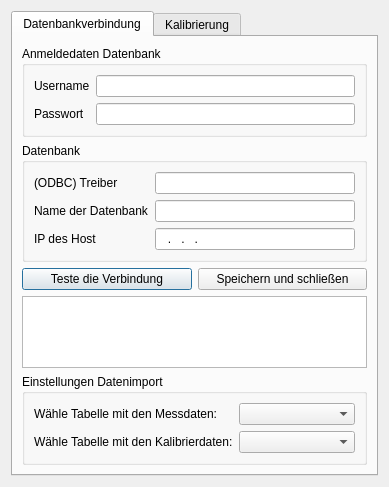
<?xml version="1.0" encoding="UTF-8"?>
<ui version="4.0">
 <class>dlgispindeleinstellung</class>
 <widget class="QDialog" name="dlgispindeleinstellung">
  <property name="geometry">
   <rect>
    <x>0</x>
    <y>0</y>
    <width>351</width>
    <height>454</height>
   </rect>
  </property>
  <property name="sizePolicy">
   <sizepolicy hsizetype="Preferred" vsizetype="Preferred">
    <horstretch>0</horstretch>
    <verstretch>0</verstretch>
   </sizepolicy>
  </property>
  <property name="windowTitle">
   <string>Einstellungen iSpindel</string>
  </property>
  <layout class="QVBoxLayout" name="verticalLayout_3">
   <item>
    <widget class="QTabWidget" name="tabWidget">
     <property name="enabled">
      <bool>true</bool>
     </property>
     <property name="currentIndex">
      <number>0</number>
     </property>
     <widget class="QWidget" name="tab">
      <property name="enabled">
       <bool>true</bool>
      </property>
      <attribute name="title">
       <string>Datenbankverbindung</string>
      </attribute>
      <layout class="QVBoxLayout" name="verticalLayout_2">
       <item>
        <widget class="QGroupBox" name="groupBox_2">
         <property name="sizePolicy">
          <sizepolicy hsizetype="Preferred" vsizetype="Maximum">
           <horstretch>0</horstretch>
           <verstretch>0</verstretch>
          </sizepolicy>
         </property>
         <property name="title">
          <string>Anmeldedaten Datenbank</string>
         </property>
         <layout class="QFormLayout" name="formLayout_2">
          <item row="0" column="0">
           <widget class="QLabel" name="label_3">
            <property name="text">
             <string>Username</string>
            </property>
           </widget>
          </item>
          <item row="0" column="1">
           <widget class="QLineEdit" name="lineEdit_DbUsername">
            <property name="text">
             <string/>
            </property>
           </widget>
          </item>
          <item row="1" column="0">
           <widget class="QLabel" name="label_4">
            <property name="text">
             <string>Passwort</string>
            </property>
           </widget>
          </item>
          <item row="1" column="1">
           <widget class="QLineEdit" name="lineEdit_DbPassword">
            <property name="text">
             <string/>
            </property>
            <property name="echoMode">
             <enum>QLineEdit::Password</enum>
            </property>
           </widget>
          </item>
         </layout>
        </widget>
       </item>
       <item>
        <widget class="QGroupBox" name="groupBox_3">
         <property name="title">
          <string>Datenbank</string>
         </property>
         <layout class="QFormLayout" name="formLayout">
          <item row="1" column="0">
           <widget class="QLabel" name="label_2">
            <property name="text">
             <string>Name der Datenbank</string>
            </property>
           </widget>
          </item>
          <item row="1" column="1">
           <widget class="QLineEdit" name="lineEdit_NameDatabase">
            <property name="text">
             <string/>
            </property>
           </widget>
          </item>
          <item row="3" column="0">
           <widget class="QLabel" name="label">
            <property name="text">
             <string>IP des Host</string>
            </property>
           </widget>
          </item>
          <item row="3" column="1">
           <widget class="QLineEdit" name="lineEdit_IpDatabase">
            <property name="inputMask">
             <string>000.000.000.000</string>
            </property>
            <property name="text">
             <string>...</string>
            </property>
           </widget>
          </item>
          <item row="0" column="0">
           <widget class="QLabel" name="label_5">
            <property name="text">
             <string>(ODBC) Treiber</string>
            </property>
           </widget>
          </item>
          <item row="0" column="1">
           <widget class="QLineEdit" name="lineEdit_OdbcTreiber">
            <property name="text">
             <string/>
            </property>
           </widget>
          </item>
         </layout>
        </widget>
       </item>
       <item>
        <layout class="QHBoxLayout" name="horizontalLayout">
         <item>
          <widget class="QPushButton" name="btnTestConnection">
           <property name="text">
            <string>Teste die Verbindung</string>
           </property>
          </widget>
         </item>
         <item>
          <widget class="QPushButton" name="btnSaveClose">
           <property name="text">
            <string>Speichern und schließen</string>
           </property>
          </widget>
         </item>
        </layout>
       </item>
       <item>
        <widget class="QTextBrowser" name="textBrowser">
         <property name="enabled">
          <bool>true</bool>
         </property>
        </widget>
       </item>
       <item>
        <widget class="QGroupBox" name="groupBox">
         <property name="title">
          <string>Einstellungen Datenimport</string>
         </property>
         <layout class="QVBoxLayout" name="verticalLayout">
          <item>
           <layout class="QFormLayout" name="formLayout_3">
            <item row="1" column="1">
             <widget class="QComboBox" name="comboBox_TabelleKalibrierung">
              <property name="enabled">
               <bool>true</bool>
              </property>
              <property name="editable">
               <bool>false</bool>
              </property>
              <property name="frame">
               <bool>true</bool>
              </property>
             </widget>
            </item>
            <item row="1" column="0">
             <widget class="QLabel" name="label_8">
              <property name="text">
               <string>Wähle Tabelle mit den Kalibrierdaten:</string>
              </property>
             </widget>
            </item>
            <item row="0" column="0">
             <widget class="QLabel" name="label_6">
              <property name="text">
               <string>Wähle Tabelle mit den Messdaten:</string>
              </property>
             </widget>
            </item>
            <item row="0" column="1">
             <widget class="QComboBox" name="comboBox_TabelleMessdaten"/>
            </item>
           </layout>
          </item>
         </layout>
        </widget>
       </item>
      </layout>
     </widget>
     <widget class="QWidget" name="tab_2">
      <property name="enabled">
       <bool>true</bool>
      </property>
      <attribute name="title">
       <string>Kalibrierung</string>
      </attribute>
      <layout class="QVBoxLayout" name="verticalLayout_4">
       <item>
        <widget class="QGroupBox" name="groupBox_4">
         <property name="title">
          <string>Wähle die Spindel die beschrieben werden soll</string>
         </property>
         <layout class="QHBoxLayout" name="horizontalLayout_3">
          <item>
           <widget class="QLabel" name="label_7">
            <property name="text">
             <string>Spindel</string>
            </property>
           </widget>
          </item>
          <item>
           <widget class="QComboBox" name="comboBoxChooseSpindel"/>
          </item>
         </layout>
        </widget>
       </item>
       <item>
        <widget class="QGroupBox" name="groupBox_5">
         <property name="title">
          <string>Parameter</string>
         </property>
         <layout class="QVBoxLayout" name="verticalLayout_5">
          <item>
           <widget class="QLabel" name="label_11">
            <property name="text">
             <string>Setze die Parameter zu der ausgewählten Spindel</string>
            </property>
           </widget>
          </item>
          <item>
           <layout class="QHBoxLayout" name="horizontalLayout_2">
            <item>
             <widget class="QLineEdit" name="lineEditX_2"/>
            </item>
            <item>
             <widget class="QLabel" name="label_9">
              <property name="font">
               <font>
                <pointsize>14</pointsize>
               </font>
              </property>
              <property name="text">
               <string>* x²</string>
              </property>
             </widget>
            </item>
            <item>
             <widget class="QLineEdit" name="lineEditX_1"/>
            </item>
            <item>
             <widget class="QLabel" name="label_10">
              <property name="font">
               <font>
                <pointsize>14</pointsize>
               </font>
              </property>
              <property name="text">
               <string> * x</string>
              </property>
             </widget>
            </item>
            <item>
             <widget class="QLineEdit" name="lineEditX_0"/>
            </item>
           </layout>
          </item>
         </layout>
        </widget>
       </item>
       <item>
        <widget class="QPushButton" name="butSaveParameter">
         <property name="text">
          <string>Speichern in Datanbank</string>
         </property>
        </widget>
       </item>
       <item>
        <widget class="QGroupBox" name="groupBox_6">
         <property name="title">
          <string>Reset Flag</string>
         </property>
         <layout class="QVBoxLayout" name="verticalLayout_6">
          <item>
           <widget class="QLabel" name="label_12">
            <property name="enabled">
             <bool>true</bool>
            </property>
            <property name="text">
             <string>Setze jetzt ein Reset Flag für die oben ausgewählte Spindel.
Damit können nachfolgende Messpunkte einfacher separiert 
werden. Diese Aktion empfielt sich immer nach
dem Anstellen eines neuen Sudes.
Die Sudnummer dient lediglich der besseren Visualiserung.
Sind mehrere Spindel verfügbar, muss jede Spindel einzeln
ausgewählt und gesetzt werden!</string>
            </property>
            <property name="textFormat">
             <enum>Qt::PlainText</enum>
            </property>
           </widget>
          </item>
          <item>
           <widget class="Line" name="line">
            <property name="orientation">
             <enum>Qt::Horizontal</enum>
            </property>
           </widget>
          </item>
          <item>
           <layout class="QHBoxLayout" name="horizontalLayout_4">
            <item>
             <widget class="QLabel" name="label_13">
              <property name="text">
               <string>Sudnummer</string>
              </property>
             </widget>
            </item>
            <item>
             <widget class="QSpinBox" name="spinBoxReceipeNr">
              <property name="maximum">
               <number>999999999</number>
              </property>
             </widget>
            </item>
           </layout>
          </item>
          <item>
           <widget class="QPushButton" name="butSetResetflag">
            <property name="enabled">
             <bool>true</bool>
            </property>
            <property name="text">
             <string>Setze Reset Flag</string>
            </property>
           </widget>
          </item>
         </layout>
        </widget>
       </item>
       <item>
        <spacer name="verticalSpacer">
         <property name="orientation">
          <enum>Qt::Vertical</enum>
         </property>
         <property name="sizeHint" stdset="0">
          <size>
           <width>20</width>
           <height>40</height>
          </size>
         </property>
        </spacer>
       </item>
      </layout>
     </widget>
    </widget>
   </item>
  </layout>
 </widget>
 <resources/>
 <connections/>
</ui>
